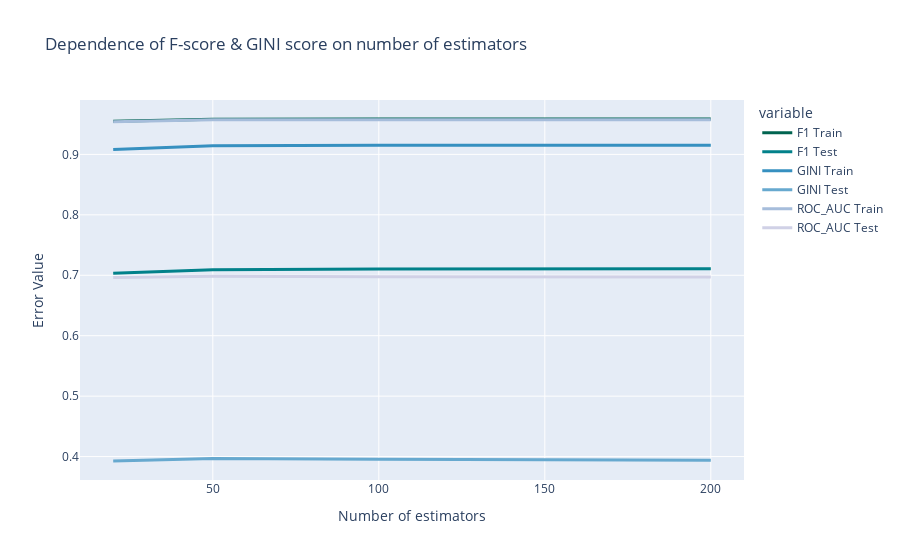

Notebook source saved alongside this figure:
### Code cell
import plotly.express as px 
colors = ["#016450", "#02818a", "#3690c0", "#67a9cf", "#a6bddb", "#d0d1e6", "#ece2f0", "#fff7fb"]

lines = pd.DataFrame({
"F1 Train" : F1_train,
"F1 Test" : F1_test,
"GINI Train" : GINI_train,
"GINI Test" : GINI_test,
"ROC_AUC Train" : ROC_AUC_train,
"ROC_AUC Test" : ROC_AUC_test,    
}, index=n_estimators)

fig = px.line(lines, x=lines.index, y=lines.columns,title='Dependence of F-score & GINI score on number of estimators',color_discrete_sequence = px.colors.sequential.algae, labels={
                     "index": "Number of estimators",
                     "value": "Error Value"})
fig.update_traces(line=dict(width=3))
fig.update_layout(xaxis_range=[min(n_estimators)-10,max(n_estimators)+10])

fig.show()

### Figure 1 — Plotly figure (JSON) as saved in the notebook; plotly's stock layout.template omitted (floating-point values rounded to 4 significant figures)
{"data": [{"hovertemplate": "variable=F1 Train<br>Number of estimators=%{x}<br>Error Value=%{y}<extra></extra>", "legendgroup": "F1 Train", "line": {"color": "#016450", "dash": "solid", "width": 3}, "marker": {"symbol": "circle"}, "mode": "lines", "name": "F1 Train", "orientation": "v", "showlegend": true, "type": "scatter", "x": [20, 50, 100, 200], "xaxis": "x", "y": [0.955, 0.9582, 0.9585, 0.9586], "yaxis": "y"}, {"hovertemplate": "variable=F1 Test<br>Number of estimators=%{x}<br>Error Value=%{y}<extra></extra>", "legendgroup": "F1 Test", "line": {"color": "#02818a", "dash": "solid", "width": 3}, "marker": {"symbol": "circle"}, "mode": "lines", "name": "F1 Test", "orientation": "v", "showlegend": true, "type": "scatter", "x": [20, 50, 100, 200], "xaxis": "x", "y": [0.7034, 0.709, 0.7102, 0.7109], "yaxis": "y"}, {"hovertemplate": "variable=GINI Train<br>Number of estimators=%{x}<br>Error Value=%{y}<extra></extra>", "legendgroup": "GINI Train", "line": {"color": "#3690c0", "dash": "solid", "width": 3}, "marker": {"symbol": "circle"}, "mode": "lines", "name": "GINI Train", "orientation": "v", "showlegend": true, "type": "scatter", "x": [20, 50, 100, 200], "xaxis": "x", "y": [0.908, 0.9145, 0.915, 0.915], "yaxis": "y"}, {"hovertemplate": "variable=GINI Test<br>Number of estimators=%{x}<br>Error Value=%{y}<extra></extra>", "legendgroup": "GINI Test", "line": {"color": "#67a9cf", "dash": "solid", "width": 3}, "marker": {"symbol": "circle"}, "mode": "lines", "name": "GINI Test", "orientation": "v", "showlegend": true, "type": "scatter", "x": [20, 50, 100, 200], "xaxis": "x", "y": [0.3927, 0.3968, 0.3954, 0.3941], "yaxis": "y"}, {"hovertemplate": "variable=ROC_AUC Train<br>Number of estimators=%{x}<br>Error Value=%{y}<extra></extra>", "legendgroup": "ROC_AUC Train", "line": {"color": "#a6bddb", "dash": "solid", "width": 3}, "marker": {"symbol": "circle"}, "mode": "lines", "name": "ROC_AUC Train", "orientation": "v", "showlegend": true, "type": "scatter", "x": [20, 50, 100, 200], "xaxis": "x", "y": [0.954, 0.9572, 0.9575, 0.9575], "yaxis": "y"}, {"hovertemplate": "variable=ROC_AUC Test<br>Number of estimators=%{x}<br>Error Value=%{y}<extra></extra>", "legendgroup": "ROC_AUC Test", "line": {"color": "#d0d1e6", "dash": "solid", "width": 3}, "marker": {"symbol": "circle"}, "mode": "lines", "name": "ROC_AUC Test", "orientation": "v", "showlegend": true, "type": "scatter", "x": [20, 50, 100, 200], "xaxis": "x", "y": [0.6964, 0.6984, 0.6977, 0.697], "yaxis": "y"}], "layout": {"legend": {"title": {"text": "variable"}, "tracegroupgap": 0}, "title": {"text": "Dependence of F-score & GINI score on number of estimators"}, "xaxis": {"anchor": "y", "domain": [0, 1], "range": [10, 210], "title": {"text": "Number of estimators"}}, "yaxis": {"anchor": "x", "domain": [0, 1], "title": {"text": "Error Value"}}}}
